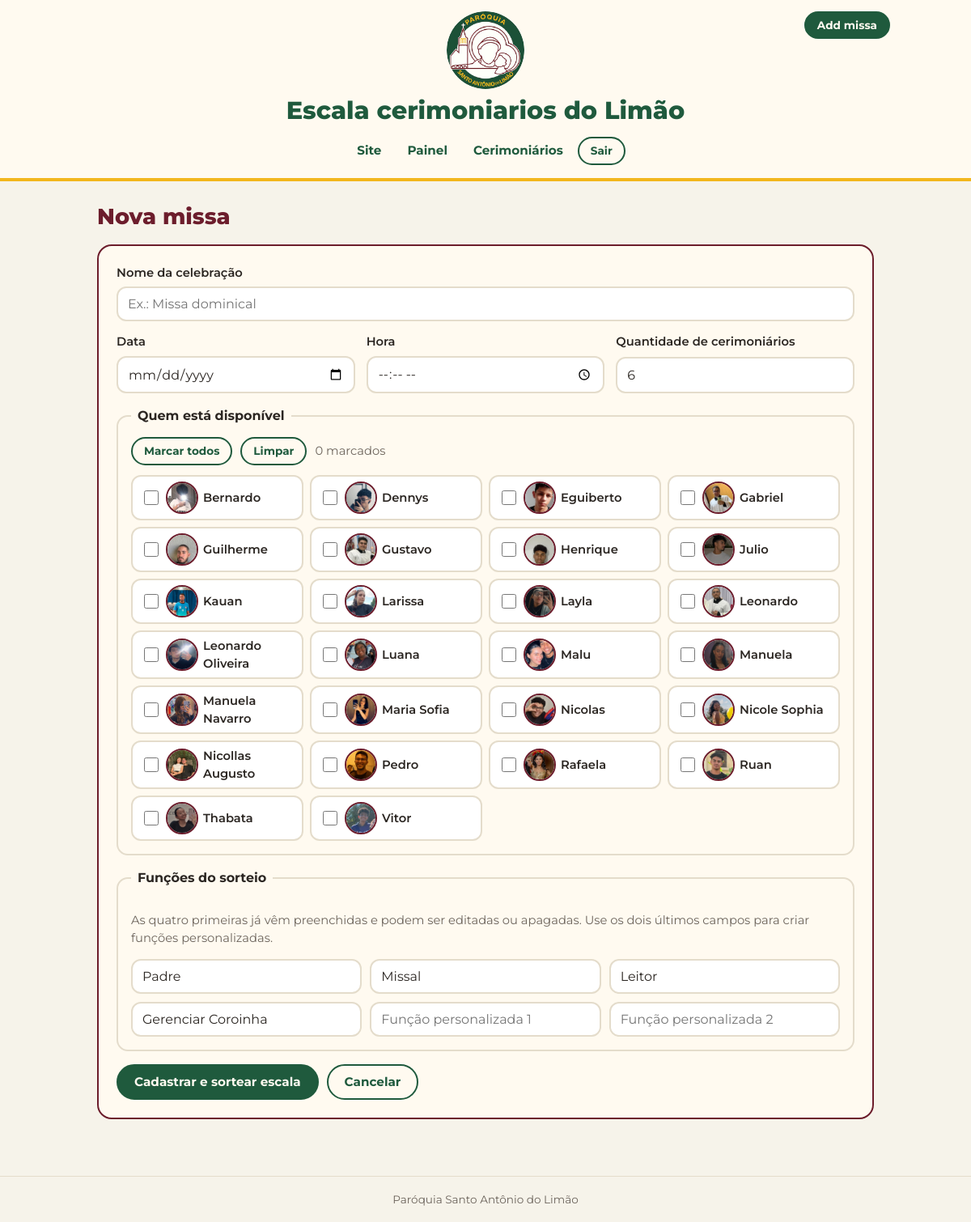
The page /admin/missas/nova (signed in) on the database its author committed.
### tables this page shows
CREATE TABLE cerimoniarios (
    id INTEGER PRIMARY KEY AUTOINCREMENT,
    nome TEXT NOT NULL,
    foto TEXT,
    ativo INTEGER NOT NULL DEFAULT 1
);

### app.py (the view, shortened to what this page needs)
@app.route("/admin/missas/nova", methods=["GET", "POST"])
@login_obrigatorio
def nova_missa():
    db = get_db()
    return render_template("missa_nova.html", v=valores_form(), cerimoniarios=_ativos(db),
                           hoje=hoje_iso())

### app.py (called while the page is built)
def hoje_iso():
    return datetime.now(FUSO).date().isoformat()

def get_db():
    if "db" not in g:
        g.db = dbm.conectar()
    return g.db

@app.teardown_appcontext
def fechar_db(_exc):
    db = g.pop("db", None)
    if db is not None:
        db.close()

def csrf_token():
    if "csrf" not in session:
        session["csrf"] = secrets.token_urlsafe(32)
    return session["csrf"]

@app.context_processor
def contexto():
    return {"admin": bool(session.get("admin"))}

@app.before_request
def proteger_posts():
    if request.method == "POST":
        esperado = session.get("csrf", "")
        enviado = request.form.get("csrf_token", "")
        try:
            ok = bool(esperado) and secrets.compare_digest(esperado, enviado)
        except TypeError:
            ok = False
        if not ok:
            abort(400)

@app.after_request
def cabecalhos(resp):
    resp.headers.setdefault("X-Content-Type-Options", "nosniff")
    resp.headers.setdefault("X-Frame-Options", "DENY")
    return resp

def login_obrigatorio(f):
    @wraps(f)
    def interno(*a, **kw):
        if not session.get("admin"):
            flash("Entre como coordenador para acessar essa área.", "erro")
            return redirect(url_for("entrar"))
        return f(*a, **kw)
    return interno

def _ativos(db):
    return db.execute(
        "SELECT * FROM cerimoniarios WHERE ativo = 1 ORDER BY nome COLLATE NOCASE"
    ).fetchall()

def valores_form(dados=None):
    dados = dados or {}
    funcoes = list(dados.get("funcoes", FUNCOES_PADRAO))
    funcoes += [""] * (6 - len(funcoes))
    return {
        "nome": dados.get("nome", ""),
        "data": dados.get("data", ""),
        "hora": dados.get("hora", ""),
        "quantidade": dados.get("quantidade") or 6,
        "disponiveis": set(dados.get("disponiveis", [])),
        "funcoes": funcoes[:6],
    }

### database.py (called while the page is built)
def conectar():
    conn = sqlite3.connect(DB_PATH)
    conn.row_factory = sqlite3.Row
    conn.execute("PRAGMA foreign_keys = ON")
    return conn

### templates/missa_nova.html (shortened to what this page needs)
{% extends "base.html" %}
{% block conteudo %}
<h1 class="titulo-pagina">Nova missa</h1>
<form method="post" class="caixa form">
  {% set min_data = hoje %}
  {% include "_campos_missa.html" %}
  <div class="acoes">
    <button type="submit" class="btn btn-verde">Cadastrar e sortear escala</button>
    <a class="btn btn-contorno" href="{{ url_for('painel') }}">Cancelar</a>
  </div>
</form>
{% endblock %}

### templates/_campos_missa.html
<div class="grade-campos">
  <label class="campo-largo">Nome da celebração
    <input type="text" name="nome" maxlength="80" required value="{{ v.nome }}" placeholder="Ex.: Missa dominical">
  </label>
  <label>Data
    <input type="date" name="data" required value="{{ v.data }}" {% if min_data %}min="{{ min_data }}"{% endif %}>
  </label>
  <label>Hora
    <input type="time" name="hora" required value="{{ v.hora }}">
  </label>
  <label>Quantidade de cerimoniários
    <input type="number" name="quantidade" min="1" max="30" required value="{{ v.quantidade }}">
  </label>
</div>
<fieldset class="grupo">
  <legend>Quem está disponível</legend>
  <div class="acoes-linha">
    <button type="button" class="btn btn-pequeno btn-contorno" data-marcar="todos">Marcar todos</button>
    <button type="button" class="btn btn-pequeno btn-contorno" data-marcar="nenhum">Limpar</button>
    <span class="suave" id="contador-disp"></span>
  </div>
  <div class="disponiveis">
    {% for c in cerimoniarios %}
      <label class="pessoa-check">
        <input type="checkbox" name="disponiveis" value="{{ c.id }}" {% if c.id in v.disponiveis %}checked{% endif %}>
        <img src="{{ url_for('foto', nome=c.foto) if c.foto else url_for('static', filename='img/logo.jpg') }}" alt="" width="40" height="40" loading="lazy">
        <span>{{ c.nome }}</span>
      </label>
    {% endfor %}
  </div>
</fieldset>
<fieldset class="grupo">
  <legend>Funções do sorteio</legend>
  <p class="suave">As quatro primeiras já vêm preenchidas e podem ser editadas ou apagadas. Use os dois últimos campos para criar funções personalizadas.</p>
  <div class="grade-funcoes">
    {% for f in v.funcoes %}
      <input type="text" name="funcao_{{ loop.index }}" maxlength="30" value="{{ f }}"
             aria-label="Função {{ loop.index }}"
             {% if loop.index > 4 %}placeholder="Função personalizada {{ loop.index - 4 }}"{% endif %}>
    {% endfor %}
  </div>
</fieldset>

### static/css/style.css (style rules this page uses)
:root { --verde: #1f5a3d; --verde-escuro: #174631; --dourado: #f2b61c; --dourado-suave: #fbe9ae; --vinho: #6c1d2c; --creme: #fffaf0; --fundo: #f6f3ea; --texto: #2b2622; --suave: #6d655d; --linha: #e4dccb; --raio: 18px; --fonte: "Montserrat", "Segoe UI", system-ui, -apple-system, Roboto, Arial, sans-serif; }
* { box-sizing: border-box; }
html { -webkit-text-size-adjust: 100%; }
body { margin: 0; font-family: var(--fonte); font-size: 16px; line-height: 1.5; color: var(--texto); background: var(--fundo); min-height: 100vh; display: flex; flex-direction: column; }
img { max-width: 100%; }
a { color: var(--verde); }
.titulo-pagina { font-size: 1.7rem; font-weight: 800; color: var(--vinho); margin: 0 0 18px; line-height: 1.2; }
.suave { color: var(--suave); font-size: .92rem; }
.btn { display: inline-block; font-family: inherit; font-weight: 700; font-size: .95rem; line-height: 1.2; padding: 11px 20px; border-radius: 999px; border: 2px solid transparent; cursor: pointer; text-decoration: none; text-align: center; }
.btn-verde { background: var(--verde); color: var(--creme); border-color: var(--verde); }
.btn-contorno { background: transparent; color: var(--verde); border-color: var(--verde); }
.btn-pequeno { padding: 7px 14px; font-size: .85rem; }
.caixa { background: var(--creme); border: 2px solid var(--vinho); border-radius: var(--raio); padding: 22px; margin-bottom: 22px; }
.form { display: grid; gap: 16px; }
.form label { display: grid; gap: 6px; font-weight: 600; font-size: .92rem; }
input[type="text"], input[type="password"], input[type="date"], input[type="time"], input[type="number"], select, input[type="file"] { font-family: inherit; font-size: 1rem; width: 100%; padding: 10px 12px; border: 2px solid var(--linha); border-radius: 12px; background: #fff; color: var(--texto); }
.grade-campos { display: grid; grid-template-columns: repeat(3, 1fr); gap: 14px; }
.campo-largo { grid-column: 1 / -1; }
.grupo { border: 2px solid var(--linha); border-radius: 14px; padding: 14px 16px 16px; margin: 0; }
.grupo legend { font-weight: 700; padding: 0 8px; }
.acoes-linha { display: flex; align-items: center; gap: 10px; flex-wrap: wrap; margin-bottom: 12px; }
.disponiveis { display: grid; grid-template-columns: repeat(auto-fill, minmax(190px, 1fr)); gap: 8px; }
.pessoa-check { display: flex !important; grid-template-columns: none !important; align-items: center; gap: 10px; padding: 6px 10px; border: 2px solid var(--linha); border-radius: 12px; background: #fff; cursor: pointer; font-weight: 600; }
.pessoa-check input { width: 18px; height: 18px; accent-color: var(--verde); flex: none; }
.pessoa-check img { width: 40px; height: 40px; border-radius: 50%; object-fit: cover; border: 2px solid var(--vinho); flex: none; }
.grade-funcoes { display: grid; grid-template-columns: repeat(3, 1fr); gap: 10px; margin-top: 10px; }
.acoes { display: flex; gap: 10px; flex-wrap: wrap; }
@media (prefers-reduced-motion: no-preference) { .btn { transition: background .15s, color .15s; } }

### rows shown on the page
cerimoniarios: foto (picture), nome "Bernardo"
cerimoniarios: foto (picture), nome "Dennys"
cerimoniarios: foto (picture), nome "Eguiberto"
cerimoniarios: foto (picture), nome "Gabriel"
cerimoniarios: foto (picture), nome "Guilherme"
cerimoniarios: foto (picture), nome "Gustavo"
cerimoniarios: foto (picture), nome "Henrique"
cerimoniarios: foto (picture), nome "Julio"
cerimoniarios: foto (picture), nome "Kauan"
cerimoniarios: foto (picture), nome "Larissa"
cerimoniarios: foto (picture), nome "Layla"
cerimoniarios: foto (picture), nome "Leonardo"
cerimoniarios: foto (picture), nome "Leonardo Oliveira"
cerimoniarios: foto (picture), nome "Luana"
cerimoniarios: foto (picture), nome "Malu"
cerimoniarios: foto (picture), nome "Manuela"
cerimoniarios: foto (picture), nome "Manuela Navarro"
cerimoniarios: foto (picture), nome "Maria Sofia"
cerimoniarios: foto (picture), nome "Nicolas"
cerimoniarios: foto (picture), nome "Nicole Sophia"
cerimoniarios: foto (picture), nome "Nicollas Augusto"
cerimoniarios: foto (picture), nome "Pedro"
cerimoniarios: foto (picture), nome "Rafaela"
cerimoniarios: foto (picture), nome "Ruan"
cerimoniarios: foto (picture), nome "Thabata"
cerimoniarios: foto (picture), nome "Vitor"
